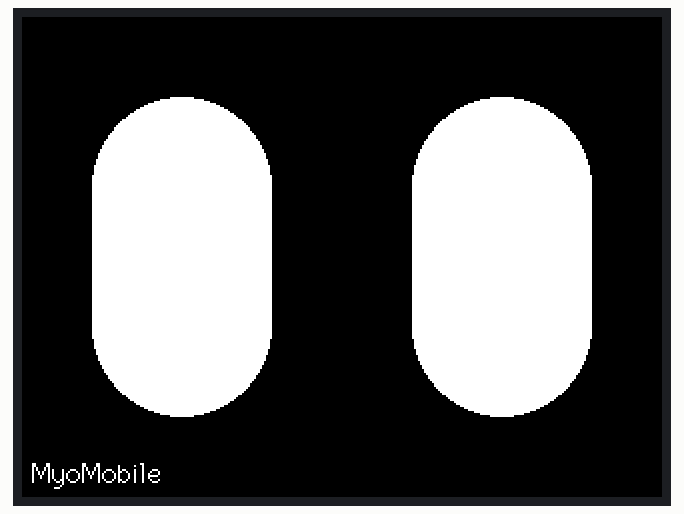
The sketch below on a simulated ESP32. Parts: 320×240 colour display. Random numbers use the default seed unless the sketch sets one.

Above: at 0.3 s.
At 5.74 s:
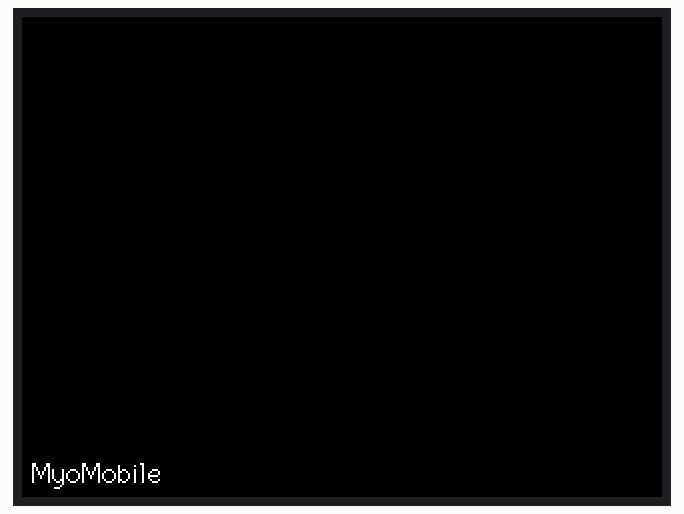
At 9.29 s:
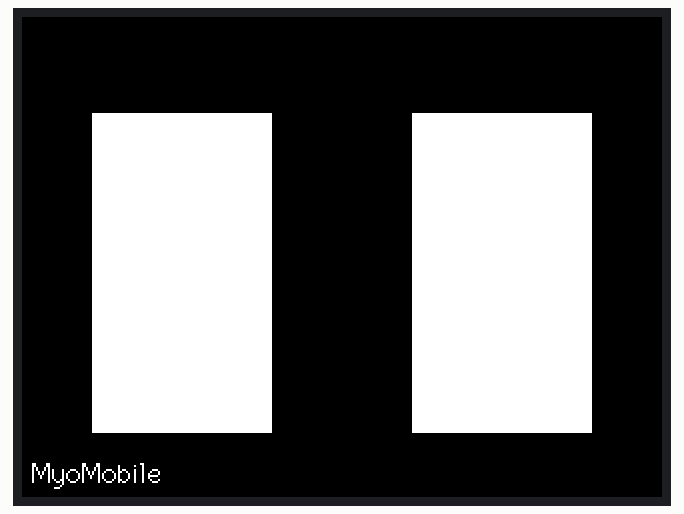
At 18.04 s:
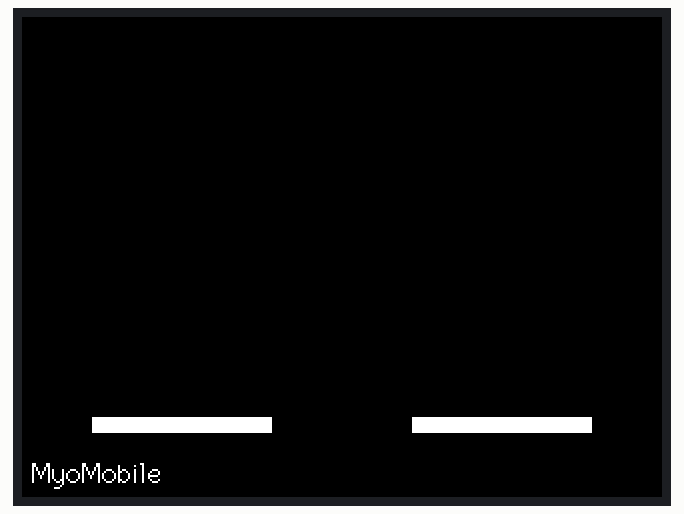
At 35.8 s:
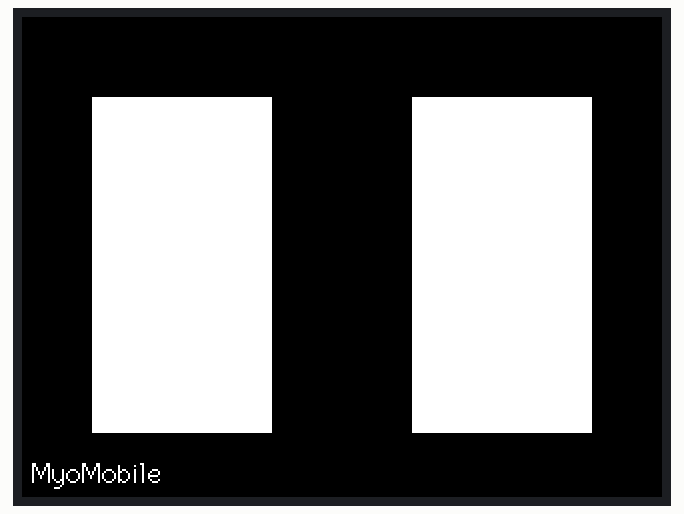

The sketch:

mylo_eye_blink.ino
```cpp
#include <SPI.h>
#include <TFT_eSPI.h>

TFT_eSPI tft = TFT_eSPI();

// vertical eyes
const int EYE_W       = 90;
const int EYE_H       = 160;
const int SPACING     = 160;

// animation tuning
const int STEP        =   8;    // px per frame
const int FRAME_MS    =   5;    // ms per frame
const int CLOSED_HOLD =  50;    // ms eyes stay fully closed

// random blink interval
const int MIN_BLINK   = 3000;   // ms
const int MAX_BLINK   = 6000;   // ms

int cx, cy, lx, rx;

void drawOpenEyes() {
  int r = EYE_W / 2;
  tft.fillRoundRect(lx, cy - EYE_H / 2, EYE_W, EYE_H, r, TFT_WHITE);
  tft.fillRoundRect(rx, cy - EYE_H / 2, EYE_W, EYE_H, r, TFT_WHITE);
}

void setup() {
  tft.init();
  tft.setRotation(1);
  tft.fillScreen(TFT_BLACK);

  // label
  tft.setTextColor(TFT_WHITE, TFT_BLACK);
  tft.drawString("MyoMobile", 5, tft.height() - 20, 2);

  // eye positions
  cx = tft.width()  / 2;
  cy = tft.height() / 2;
  lx = cx - (SPACING / 2 + EYE_W / 2);
  rx = cx + (SPACING / 2 - EYE_W / 2);

  randomSeed(analogRead(0));
}

void loop() {
  drawOpenEyes();                                           // eyes open
  delay(random(MIN_BLINK, MAX_BLINK + 1));                  // idle before blink

  bool doubleBlink = (random(10) == 0);                     // 1-in-10 chance
  uint8_t blinks   = doubleBlink ? 2 : 1;

  for (uint8_t b = 0; b < blinks; ++b) {
    // close
    for (int y = 0; y <= EYE_H; y += STEP) {
      tft.fillRect(lx, cy - EYE_H / 2 + y - STEP, EYE_W, STEP, TFT_BLACK);
      tft.fillRect(rx, cy - EYE_H / 2 + y - STEP, EYE_W, STEP, TFT_BLACK);
      delay(FRAME_MS);
    }
    delay(CLOSED_HOLD);

    // open
    for (int y = EYE_H; y >= 0; y -= STEP) {
      tft.fillRect(lx, cy - EYE_H / 2 + y, EYE_W, STEP, TFT_WHITE);
      tft.fillRect(rx, cy - EYE_H / 2 + y, EYE_W, STEP, TFT_WHITE);
      delay(FRAME_MS);
    }
    drawOpenEyes();                                         // << fixes rounded corners

    if (doubleBlink && b == 0) delay(CLOSED_HOLD * 2);      // gap before 2nd blink
  }
}
```
